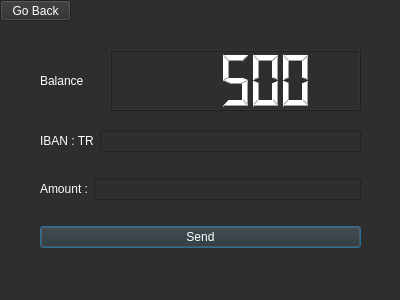
<?xml version="1.0" encoding="UTF-8"?>
<ui version="4.0">
 <class>MoneyTransfer</class>
 <widget class="QDialog" name="MoneyTransfer">
  <property name="geometry">
   <rect>
    <x>0</x>
    <y>0</y>
    <width>400</width>
    <height>300</height>
   </rect>
  </property>
  <property name="windowTitle">
   <string>Dialog</string>
  </property>
  <property name="styleSheet">
   <string notr="true">background-color: #2e2e2e; color: white;</string>
  </property>
  <widget class="QWidget" name="layoutWidget">
   <property name="geometry">
    <rect>
     <x>40</x>
     <y>110</y>
     <width>321</width>
     <height>161</height>
    </rect>
   </property>
   <layout class="QVBoxLayout" name="verticalLayout">
    <item>
     <layout class="QHBoxLayout" name="horizontalLayout">
      <item>
       <widget class="QLabel" name="label">
        <property name="text">
         <string>IBAN : TR</string>
        </property>
       </widget>
      </item>
      <item>
       <widget class="QLineEdit" name="lineEdit"/>
      </item>
     </layout>
    </item>
    <item>
     <layout class="QHBoxLayout" name="horizontalLayout_2">
      <item>
       <widget class="QLabel" name="label_2">
        <property name="text">
         <string>Amount :</string>
        </property>
       </widget>
      </item>
      <item>
       <widget class="QLineEdit" name="lineEdit_2"/>
      </item>
     </layout>
    </item>
    <item>
     <widget class="QPushButton" name="pushButton">
      <property name="text">
       <string>Send</string>
      </property>
      <property name="default">
       <bool>false</bool>
      </property>
      <property name="flat">
       <bool>false</bool>
      </property>
     </widget>
    </item>
   </layout>
  </widget>
  <widget class="QPushButton" name="pushButton_2">
   <property name="geometry">
    <rect>
     <x>0</x>
     <y>0</y>
     <width>71</width>
     <height>21</height>
    </rect>
   </property>
   <property name="text">
    <string>Go Back</string>
   </property>
  </widget>
  <widget class="QLabel" name="label_3">
   <property name="geometry">
    <rect>
     <x>330</x>
     <y>0</y>
     <width>71</width>
     <height>51</height>
    </rect>
   </property>
   <property name="text">
    <string/>
   </property>
   <property name="pixmap">
    <pixmap resource="Resource.qrc">:/6.png</pixmap>
   </property>
   <property name="scaledContents">
    <bool>true</bool>
   </property>
  </widget>
  <widget class="QLabel" name="label_4">
   <property name="geometry">
    <rect>
     <x>40</x>
     <y>50</y>
     <width>71</width>
     <height>61</height>
    </rect>
   </property>
   <property name="text">
    <string>Balance</string>
   </property>
  </widget>
  <widget class="QLCDNumber" name="lcdNumber">
   <property name="geometry">
    <rect>
     <x>110</x>
     <y>50</y>
     <width>251</width>
     <height>61</height>
    </rect>
   </property>
   <property name="intValue" stdset="0">
    <number>500</number>
   </property>
  </widget>
 </widget>
 <tabstops>
  <tabstop>lineEdit</tabstop>
  <tabstop>lineEdit_2</tabstop>
  <tabstop>pushButton</tabstop>
  <tabstop>pushButton_2</tabstop>
 </tabstops>
 <resources>
  <include location="Resource.qrc"/>
 </resources>
 <connections/>
</ui>
